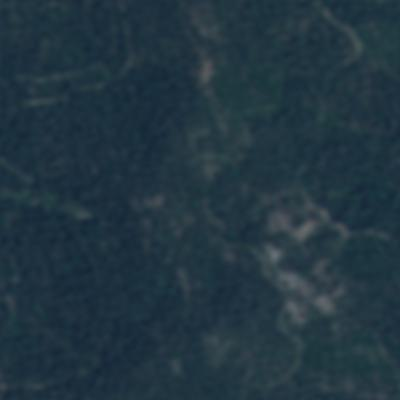
#> input picture Compress/reconstructed_m10_2.jpg, 400 x 400 px
$ python detect.py --inputdir ../Compress   (older library calls are emulated)
#> lines starting #> are read from the running program, lines starting #| are printed output that depends on the picture
'''
/*
    * This file is part of DeepSpace.
    *
    * DeepSpace is free software: you can redistribute it and/or modify
    * it under the terms of the GNU Affero General Public License as published by
    * the Free Software Foundation, either version 3 of the License, or
    * (at your option) any later version.
    *
    * DeepSpace is distributed in the hope that it will be useful,
    * but WITHOUT ANY WARRANTY; without even the implied warranty of
    * MERCHANTABILITY or FITNESS FOR A PARTICULAR PURPOSE.  See the
    * GNU Affero General Public License for more details.
    *
    * You should have received a copy of the GNU Affero General Public License
    * along with DeepSpace.  If not, see <https://www.gnu.org/licenses/>.
    */
'''
import argparse
import sys
import os
from os import listdir
from os.path import isfile, join
from typing import Dict, List, Tuple

import imagehash
import numpy as np
from PIL import Image

import pdb


def calculate_signature(image_file: str, hash_size: int) -> np.ndarray:
    """
    Calculate the dhash signature of a given file

    Args:
        image_file: the image (path as string) to calculate the signature for
        hash_size: hash size to use, signatures will be of length hash_size^2

    Returns:
        Image signature as Numpy n-dimensional array or None if the file is not a PIL recognized image
    """
    pil_image = Image.open(image_file).convert("L").resize(
                        (hash_size+1, hash_size),
                        Image.Resampling.LANCZOS) # Resize to (hash_size+1, hash_size) to get hash_size^2 bits, Image.ANTIALIAS is deprecated
    dhash = imagehash.dhash(pil_image, hash_size)
    '''
    Resize method:
    PIL.Image.NEAREST by default
    PIL.Image.BOX for box resampling
    PIL.Image.BILINEAR for bilinear resampling
    PIL.Image.HAMMING for hamming resampling
    PIL.Image.BICUBIC for bicubic resampling
    PIL.Image.LANCZOS for lanczos resampling
    '''
    signature = dhash.hash.flatten()
    pil_image.close()
    return signature

# [118 lines left out: functions hamming_distance, similarity, find_locality_strict_match, find_locality_hdsim, locality2mask, highlight_difference, not called in this run]


def find_near_duplicates(input_dir: str, threshold: float, hash_size: int, bands: int) -> List[Tuple[str, str, float]]:
    """
    Find near-duplicate images

    Args:
        input_dir: Directory with images to check
        threshold: Images with a similarity ratio >= threshold will be considered near-duplicates
        hash_size: Hash size to use, signatures will be of length hash_size^2
        bands: The number of bands to use in the locality sensitve hashing process

    Returns:
        A list of near-duplicates found. Near duplicates are encoded as a triple: (filename_A, filename_B, similarity)
    """
#> called with input_dir = '../Compress', threshold = 0.9, hash_size = 16, bands = 16
    rows: int = int(hash_size**2/bands)
    signatures = dict()
    hash_buckets_list: List[Dict[str, List[str]]] = [dict() for _ in range(bands)]

    # Build a list of candidate files in given input_dir
    file_list = [join(input_dir, f) for f in listdir(input_dir) if isfile(join(input_dir, f))]

    # remove the non-image files
    file_list = [f for f in file_list if f.lower().endswith(('.png', '.jpg', '.jpeg', '.gif', '.bmp', '.tiff'))]

    # skip zeros files, the img should not be totally black (all zeros)
    file_list = [f for f in file_list if np.array(Image.open(f))[:,:,:-1].any()]
#> file_list = ['../Compress/reconstructed_m10_2.jpg']

    print(f"Found {len(file_list)} images in {input_dir}")
#| Found 1 images in ../Compress

    # Iterate through all files in input directory
    for fh in file_list:
        try:
            signature = calculate_signature(fh, hash_size)
#> in calculate_signature, `pil_image = Image.open(image_file).convert("L").resize( (hash_size+1, ..`:
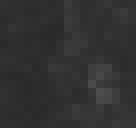
#> pil_image: PIL image 17x16 L (shown 8 times larger); min 41, max 77, mean 49.2
        except IOError:
            # Not a PIL image, skip this file
            continue

        # Keep track of each image's signature
        # This is the part need to be sent to the satellite for each image
        signatures[fh] = np.packbits(signature) # convert to bytes, (256,) -> (32,)

        # Locality Sensitive Hashing (LSH) by rows
        for i in range(bands):
            signature_band = signature[i*rows:(i+1)*rows]
            signature_band_bytes = signature_band.tobytes()
            if signature_band_bytes not in hash_buckets_list[i]:
                hash_buckets_list[i][signature_band_bytes] = list()
            hash_buckets_list[i][signature_band_bytes].append(fh)


    # Build candidate pairs based on bucket membership
    candidate_pairs = set()
    for hash_buckets in hash_buckets_list:
        for hash_bucket in hash_buckets.values():
            if len(hash_bucket) > 1:
                hash_bucket = sorted(hash_bucket)
                for i in range(len(hash_bucket)):
                    for j in range(i+1, len(hash_bucket)):
                        candidate_pairs.add(
                            tuple([hash_bucket[i],hash_bucket[j]])
                        )

    # Check candidate pairs for similarity by Hamming distance
    near_duplicates = list()
    locality = dict()
    for cpa, cpb in candidate_pairs:
        hd = sum(np.bitwise_xor(
                np.unpackbits(signatures[cpa]),
                np.unpackbits(signatures[cpb])
        ))
        similarity = (hash_size**2 - hd) / hash_size**2
        if similarity > threshold:
            near_duplicates.append((cpa, cpb, similarity))
    # save the location with the difference
    for a,b,s in near_duplicates:
        signature_0 = np.unpackbits(signatures[a])
        signature_1 = np.unpackbits(signatures[b])
        # threshold = 1-1/h_size^2, the maximum similarity for the locality
        locality[(a,b)] = find_locality_hdsim(signature_0, signature_1, bands, rows, 1-1/hash_size**2)

    # Sort near-duplicates by descending similarity and return
    near_duplicates.sort(key=lambda x:x[2], reverse=True)

    return near_duplicates, locality


def main(argv):
    # Argument parser
    parser = argparse.ArgumentParser(description="Efficient detection of near-duplicate images using locality sensitive hashing")
    parser.add_argument("-i", "--inputdir", type=str, default="", help="directory containing images to check")
    parser.add_argument("-t", "--threshold", type=float, default=0.9, help="similarity threshold")
    parser.add_argument("-s", "--hash-size", type=int, default=16, help="hash size to use, signature length = hash_size^2", dest="hash_size")
    parser.add_argument("-b", "--bands", type=int, default=16, help="number of bands")
    parser.add_argument("-r", "--randomseed", type=int, default=100, help="ensure the same result for the same input directory and threshold, default 100")
    parser.add_argument("-l", "--locality", type=int, default=0, help="0 - do not save the locality, 1 - save the locality, default 0")

    args = parser.parse_args()
    input_dir = args.inputdir
    threshold = args.threshold
    hash_size = args.hash_size
    bands = args.bands
    random_seed = args.randomseed
    save_locality = args.locality

    # Set random seed for reproducibility
    np.random.seed(random_seed)

    # creat save path if not exist
    save_path = join(input_dir, "highlight")
    # if folder not exist, create it
    if not os.path.exists(save_path):
        os.mkdir(save_path)
    else:
        # clean the folder
        for f in listdir(save_path):
            os.remove(join(save_path, f))

    try:
        near_duplicates, locality = find_near_duplicates(input_dir, threshold, hash_size, bands)
        if near_duplicates:
            print(f"Found {len(near_duplicates)} near-duplicate images in {input_dir} (threshold {threshold:.2%})")
            pair_num = 0
            for a,b,s in near_duplicates:
                pair_num += 1
                print(f"{s:.2%} similarity: file 1: {a} - file 2: {b}")
                if locality[(a,b)] and s < 1.0 and s > 0.97 and save_locality == 1:
                    locality_row, locality_col = locality[(a,b)]
                    # print the mask if the similarity is high but not 100%
                    mask = locality2mask(locality_row, locality_col, bands, int(hash_size**2/bands))
                    # print(mask)
                    # save mask to file
                    np.save(join(save_path, a.split('/')[-1].split('.')[0] + f"_mask_{pair_num}.npy"), mask)
                    img_0, img_1 = highlight_difference(a, b, locality_row, locality_col, bands, int(hash_size**2/bands))
                    img_0.save(join(save_path, a.split('/')[-1].split('.')[0] + f"_highlight_{pair_num}.png"))
                    img_1.save(join(save_path, b.split('/')[-1].split('.')[0] + f"_highlight_{pair_num}.png"))
            #print the number of unique images
            unique_images = len(set([a for a,b,s in near_duplicates] + [b for a,b,s in near_duplicates]))
            print(f"Unique images: {unique_images}")
        else:
            print(f"No near-duplicates found in {input_dir} (threshold {threshold:.2%})")
    except OSError:
        print(f"Couldn't open input directory {input_dir}")


if __name__ == "__main__":
    main(sys.argv)
#> (the call stopped at in calculate_signature, `dhash = imagehash.dhash(pil_image, hash_size)`: imagehash is not available in this run)
